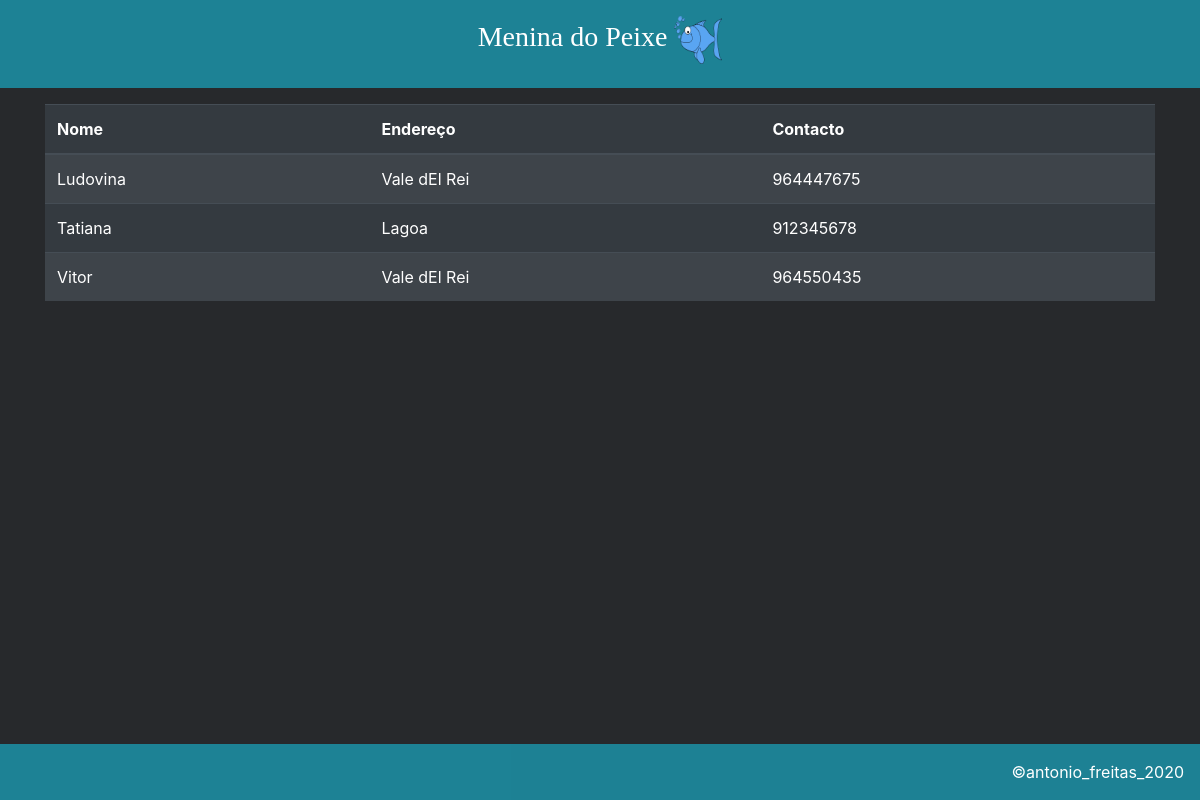
The app's page /dblists/clients/ (signed in), older data.
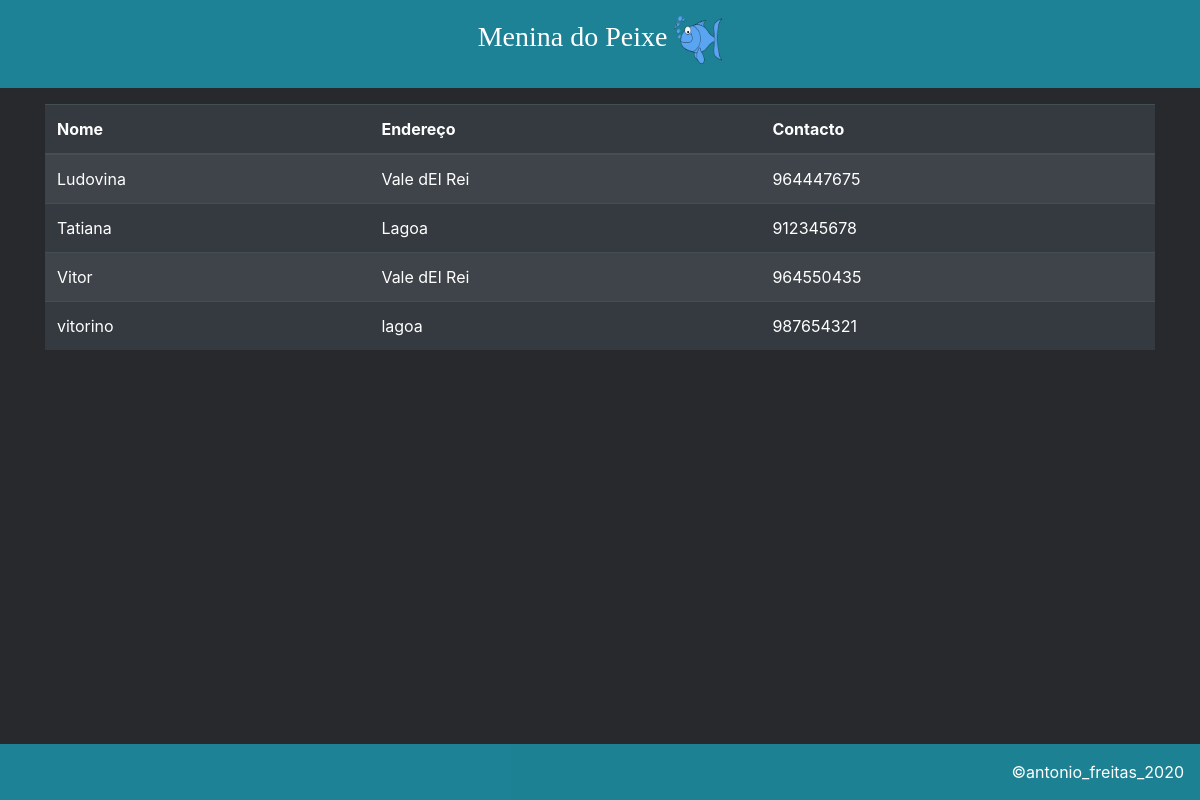
The same page, newer data.
### mdpapp/models.py (models this page shows)
class Client(models.Model):
    client_name=models.CharField("Nome", max_length=200, unique=True)
    client_address=models.CharField("Endereço", max_length=200)
    client_contact=models.CharField("Contacto", max_length=200)
    client_email=models.EmailField("Email", max_length=200, null=True)
    client_note=models.CharField("Observações", max_length=200)
    client_date_added=models.DateTimeField("Data Adicionado", auto_now_add=True)
    owner=models.ForeignKey(User, on_delete=models.PROTECT)
    def __str__(self):
        return self.client_name

### mdpapp/views.py (the view)
# urls.py: path('dblists/clients/', views.clients, name='clients'),
@login_required
def clients(request):
    clients = Client.objects.filter(owner=request.user).order_by('client_name')
    context = {'clients': clients}
    return render(request, 'mdpapp/clients.html', context)

### mdpapp/templates/mdpapp/clients.html
{% extends "mdpapp/base.html" %}
{% block content %}
    <div class="container">
        <table class="table table-striped table-dark">
            <thead>
                <tr>
                    <th>Nome</th>
                    <th>Endereço</th>
                    <th>Contacto</th>
                </tr>
            </thead>
            <tbody>
                {% for client in clients %}
                <tr>
                    <td>{{ client }}</td>
                    <td>{{ client.client_address }}</td>
                    <td>{{ client.client_contact }}</td>
                </tr>
                {% empty %}
                <tr>
                    <td>No clients have been added yet.</td>
                </tr>
                {% endfor %}
            </tbody>
        </table>
    </div>
{% endblock content %}

Row changes from the older to the newer data that the page shows:
added Client: client_name "vitorino", client_address "lagoa", client_contact "987654321"
